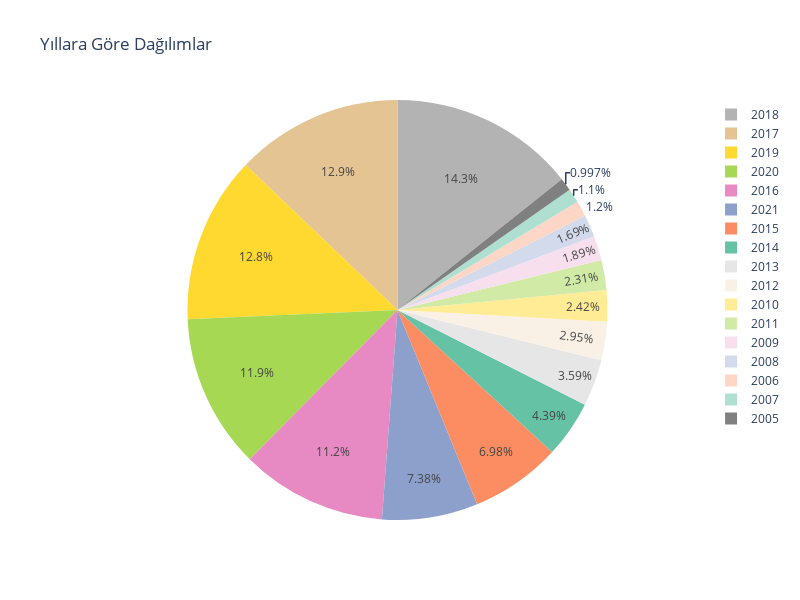

The notebook cell saved with this chart:
### Code cell
y=dff.groupby(["release_year"]).size().reset_index(name="counts")
y=y[y["counts"]>=75]
piechart2= px.pie(y, values="counts", names="release_year", title="Yıllara Göre Dağılımlar", color_discrete_sequence=px.colors.qualitative.Set2_r, width=800, height=600)
piechart2.show()

### Figure 1 — Plotly figure (JSON) as saved in the notebook; plotly's stock layout.template omitted (floating-point values rounded to 4 significant figures)
{"data": [{"domain": {"x": [0, 1], "y": [0, 1]}, "hovertemplate": "release_year=%{label}<br>counts=%{value}<extra></extra>", "labels": [2005, 2006, 2007, 2008, 2009, 2010, 2011, 2012, 2013, 2014, 2015, 2016, 2017, 2018, 2019, 2020, 2021], "legendgroup": "", "name": "", "showlegend": true, "type": "pie", "values": [80, 96, 88, 136, 152, 194, 185, 237, 288, 352, 560, 902, 1032, 1147, 1030, 953, 592]}], "layout": {"height": 600, "legend": {"tracegroupgap": 0}, "piecolorway": ["rgb(179,179,179)", "rgb(229,196,148)", "rgb(255,217,47)", "rgb(166,216,84)", "rgb(231,138,195)", "rgb(141,160,203)", "rgb(252,141,98)", "rgb(102,194,165)"], "title": {"text": "Yıllara Göre Dağılımlar"}, "width": 800}}
